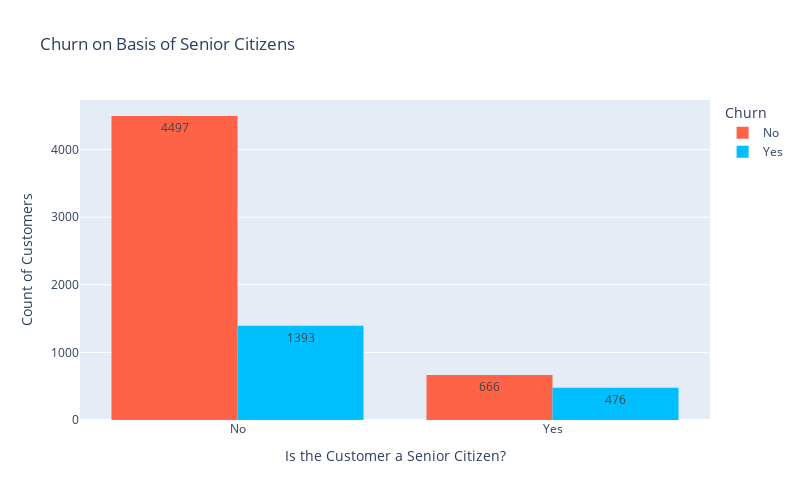

Notebook code for this chart:
### Markdown cell above
* Key Insight: Gender vs Churn
* After analyzing the relationship between **Gender** and **Customer Churn**, we found that:
* **Gender does not impact Churn:** The churn rate for both Males and Females is approximately  same .
* **Conclusion:** Gender have no role to left/churn

### Code cell
color_map = {"Yes": 'deepskyblue', "No": 'tomato'}

fig = px.histogram(df, 
                   x="SeniorCitizen", 
                   color="Churn", 
                   barmode="group",
                   title="Churn on Basis of Senior Citizens",
                   color_discrete_map=color_map,
                   text_auto=True) 

fig.update_layout(
    width=800, 
    height=500, 
    xaxis_title="Is the Customer a Senior Citizen?",
    yaxis_title="Count of Customers",
    legend_title_text="Churn"
)

fig.show()

### Figure 1 — Plotly figure (JSON) as saved in the notebook; plotly's stock layout.template omitted (floating-point values rounded to 4 significant figures; data arrays with more than 128 entries replaced by an {"elided": "..."} marker saying what was removed)
{"data": [{"alignmentgroup": "True", "bingroup": "x", "hovertemplate": "Churn=No<br>SeniorCitizen=%{x}<br>count=%{y}<extra></extra>", "legendgroup": "No", "marker": {"color": "tomato", "pattern": {"shape": ""}}, "name": "No", "offsetgroup": "No", "orientation": "v", "showlegend": true, "texttemplate": "%{value}", "type": "histogram", "x": {"elided": "5163 str values"}, "xaxis": "x", "yaxis": "y"}, {"alignmentgroup": "True", "bingroup": "x", "hovertemplate": "Churn=Yes<br>SeniorCitizen=%{x}<br>count=%{y}<extra></extra>", "legendgroup": "Yes", "marker": {"color": "deepskyblue", "pattern": {"shape": ""}}, "name": "Yes", "offsetgroup": "Yes", "orientation": "v", "showlegend": true, "texttemplate": "%{value}", "type": "histogram", "x": {"elided": "1869 str values"}, "xaxis": "x", "yaxis": "y"}], "layout": {"barmode": "group", "height": 500, "legend": {"title": {"text": "Churn"}, "tracegroupgap": 0}, "title": {"text": "Churn on Basis of Senior Citizens"}, "width": 800, "xaxis": {"anchor": "y", "autorange": true, "domain": [0, 1], "range": [-0.5, 1.5], "title": {"text": "Is the Customer a Senior Citizen?"}, "type": "category"}, "yaxis": {"anchor": "x", "autorange": true, "domain": [0, 1], "range": [0, 4734.0], "title": {"text": "Count of Customers"}}}}
